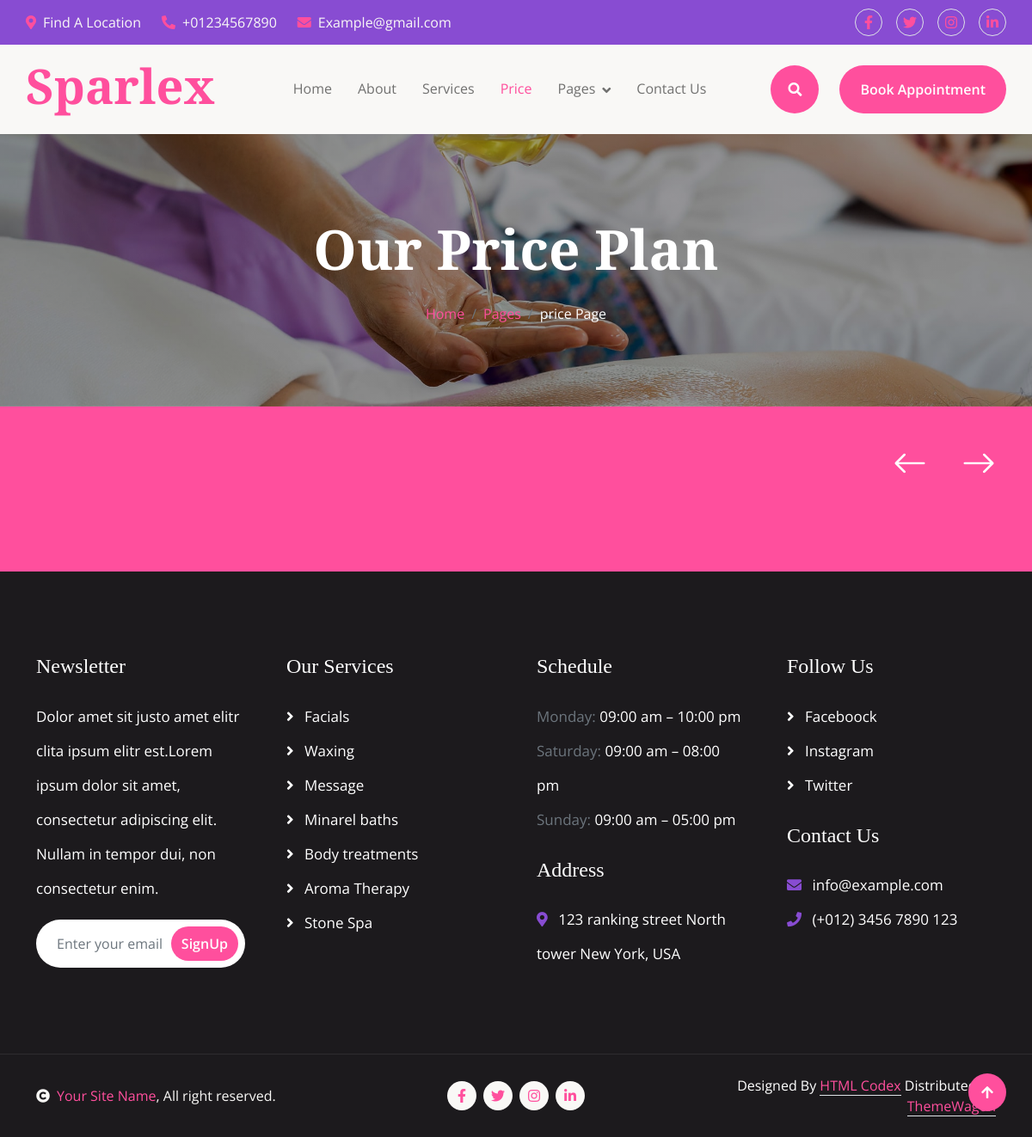
The page /clinic/price on the database as committed earlier.
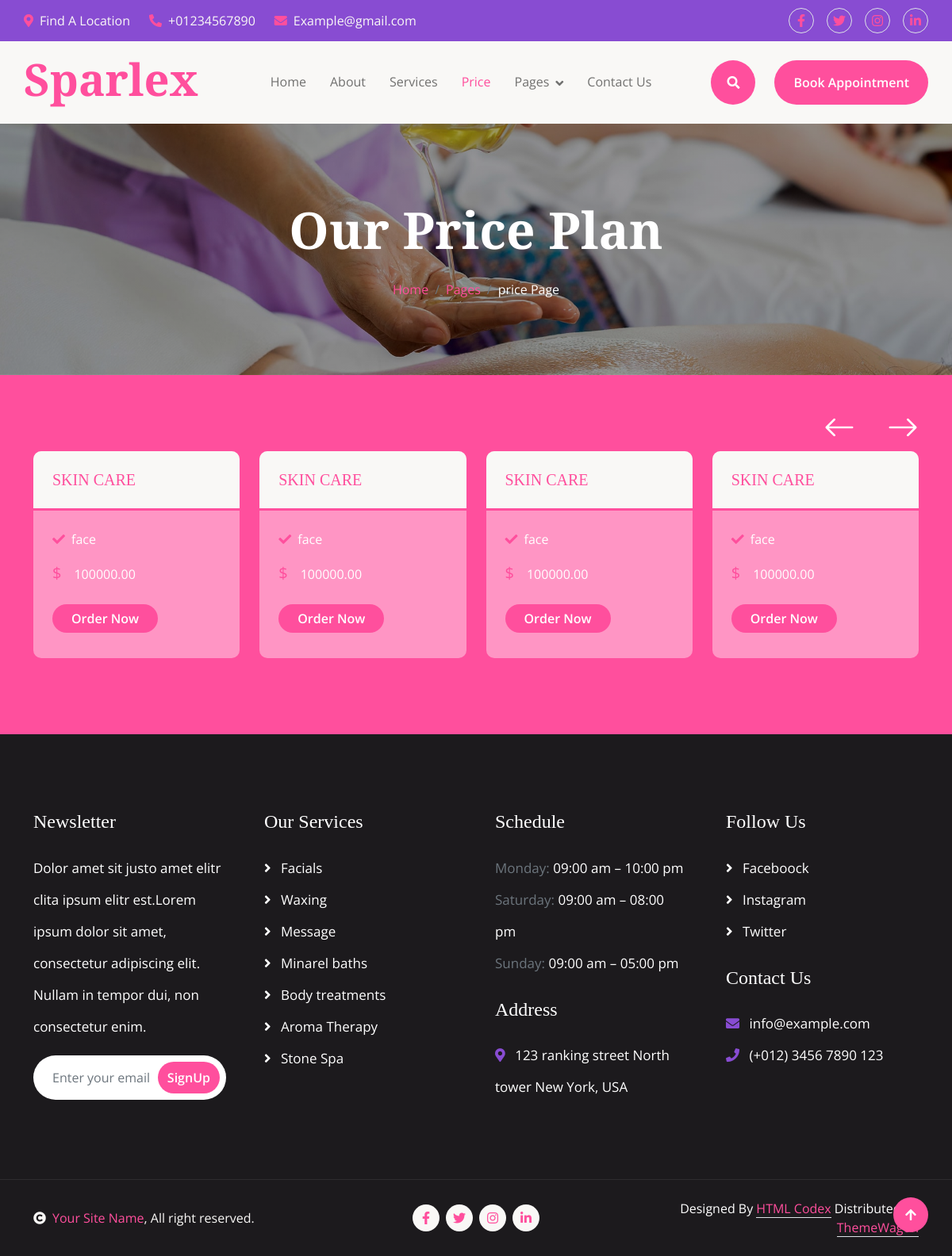
The same page on the database as committed later.
### clinic/models.py (models this page shows)
class Price(models.Model):
    service = models.ForeignKey(Services, related_name="prices", on_delete=models.CASCADE)
    area = models.ForeignKey(Category,on_delete=models.CASCADE)# مثل: جسم كامل، ابط، يدين، وجه، فم، إلخ.
    price = models.DecimalField(max_digits=10, decimal_places=2)

class Services(models.Model):
    name = models.CharField(max_length=50)
    descraption = models.TextField(max_length=1000)
    image = models.ImageField(upload_to=image_upload)
    def __str__(self):
        return self.name

class Category(models.Model):
    name= models.CharField(max_length=50)
    def __str__(self):
        return self.name

### clinic/views.py (the view)
# urls.py: path('price',views.price,name='prices'),
def price(request):
    price_list = Price.objects.all()
    context = {'price_list' : price_list}
    return render(request,'clinic/prices.html',context)

### clinic/templates/clinic/prices.html (shortened to what the changed rows need)
{% load static %}
<!DOCTYPE html>
<html lang="en">
    <head>
        <link rel="stylesheet" href="https://use.fontawesome.com/releases/v5.15.4/css/all.css"/>
        <link href="https://cdn.jsdelivr.net/npm/bootstrap-icons@1.4.1/font/bootstrap-icons.css" rel="stylesheet">
        <link href="{% static 'lib/animate/animate.min.css' %}" rel="stylesheet">
        <link href="{% static 'lib/lightbox/css/lightbox.min.css' %}" rel="stylesheet">
        <link href="lib/owlcarousel/assets/owl.carousel.min.css" rel="stylesheet">
        <link rel="stylesheet" href="https://cdnjs.cloudflare.com/ajax/libs/OwlCarousel2/2.3.4/assets/owl.carousel.min.css">
        <link rel="stylesheet" href="https://cdnjs.cloudflare.com/ajax/libs/OwlCarousel2/2.3.4/assets/owl.theme.default.min.css">
        <link href="{% static 'css/bootstrap.min.css' %}" rel="stylesheet">
        <link href="{% static 'css/style.css' %}" rel="stylesheet">
    </head>
    <body>
        <div class="container-fluid sticky-top px-0">
            <div class="container-fluid bg-light">
                <div class="container px-0">
                    <nav class="navbar navbar-light navbar-expand-xl">
                        <a href="index.html" class="navbar-brand">
                            <h1 class="text-primary display-4">Sparlex</h1>
                        </a>
                    </nav>
                </div>
            </div>
        </div>
        <div class="container-fluid pricing py-5" style="background: var(--bs-primary);">
            <div class="container py-5">
                <div class="owl-carousel pricing-carousel">
                    {% for item in price_list %}
                    <div class="pricing-item">
                        <div class="rounded pricing-content">
                            <div class="d-flex align-items-center justify-content-between bg-light rounded-top border-3 border-bottom border-primary p-4">
                                <h5 class="text-primary text-uppercase m-0">{{ item.service }}</h5>
                            </div>
                            <div class="p-4">
                                <p><i class="fa fa-check text-primary me-2"></i>{{ item.area }}</p>
                                <p><span style="font-size: 20px;" class="text-primary me-2">$</span>{{ item.price }}</p>
                                <button class="btn btn-primary btn-primary-outline-0 rounded-pill my-2 px-4">Order Now</button>
                            </div>
                        </div>
                    </div>
                    {% endfor %}
                </div>
            </div>
        </div>
    </body>
</html>

Rows that differ between the two databases and show on the page:
added Price: service "SKIN CARE", area "face", price "100000.00"
